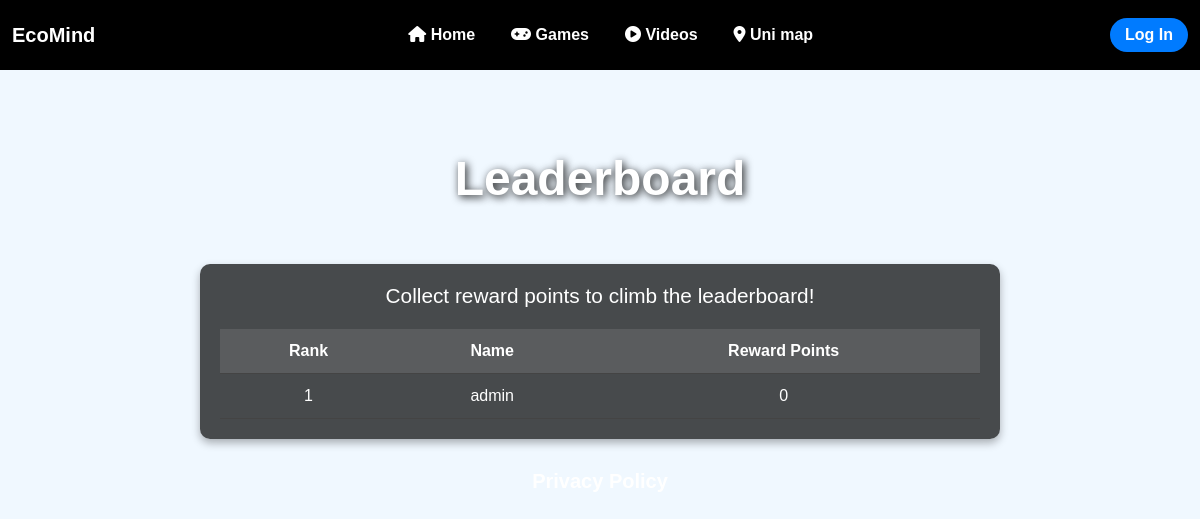
The app's page /leaderboard/, older data.
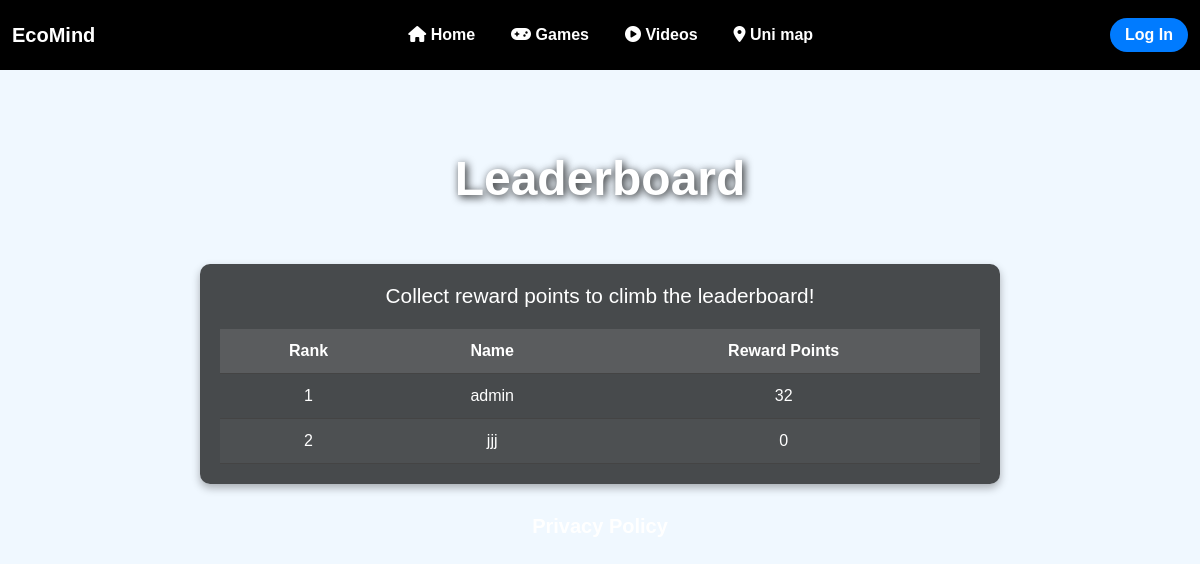
The same page, newer data.
### core_app/models.py (models this page shows, shortened)
class UserAccount(AbstractUser):
    '''
    example of how to add additional attributes
    pts = models.PositiveIntegerField(default=0)
    '''
    reward_pts = models.PositiveIntegerField(default=0)
    account_type = models.CharField(
        max_length=10, choices=[(tag.value, tag.name) for tag in AccountType], default=AccountType.USER.value
    )

### core_app/views.py (the view)
# urls.py: path('leaderboard/', views.leaderboard_view, name='leaderboard'),
def leaderboard_view(request):
    leaderboard_data = UserAccount.objects.order_by('-reward_pts').values('username', 'reward_pts')[:10]
    return render(request, 'core_app/leaderboard.html', {'leaderboard_data': leaderboard_data})

### core_app/templates/core_app/leaderboard.html (shortened to what this page needs)
{% extends 'core_app/base.html' %}
{% load static %}
{% block body_content %}
{% include 'core_app/navbar.html' %}
<div class="main-banner">
    <p class="display-5 fw-bold" style="text-align: center;">Leaderboard</p>
</div>
<div class="leaderboard-container">
    <h2 class="leaderboard-title">Collect reward points to climb the leaderboard!</h2>
    <table class="leaderboard-table">
        <thead>
            <tr>
                <th scope="col">Rank</th>
                <th scope="col">Name</th>
                <th scope="col">Reward Points</th>
            </tr>
        </thead>
        <tbody>
            {% for user in leaderboard_data %}
                <tr>
                    <td>{{ forloop.counter }}</td>
                    <td>{{ user.username }}</td>
                    <td>{{ user.reward_pts }}</td>
                </tr>
            {% endfor %}
        </tbody>
    </table>
</div>
<p style="width: 100%;"><a href="{% url 'privacy_policy' %}" class="privacy-policy h5">Privacy Policy</a></p>
{% endblock %}

### core_app/templates/core_app/base.html (shortened to what this page needs)
<!DOCTYPE html>
<html lang="en">
<head>
    <link href="https://cdn.jsdelivr.net/npm/bootstrap@5.3.0/dist/css/bootstrap.min.css" rel="stylesheet">
    <link rel="stylesheet" href="https://cdnjs.cloudflare.com/ajax/libs/font-awesome/6.0.0-beta3/css/all.min.css">
    {% load static %}
    <link rel="stylesheet" href="{% static 'core_app/navbar.css' %}">
</head>
<body style="background-image: url('https://images.unsplash.com/reserve/bOvf94dPRxWu0u3QsPjF_tree.jpg?fm=jpg&q=60&w=3000&ixlib=rb-4.0.3&ixid=M3wxMjA3fDB8MHxzZWFyY2h8M3x8bmF0dXJhbHxlbnwwfHwwfHx8MA%3D%3D'); background-size: cover; background-position: center center">
    {% block body_content %}
    {% endblock %}
</body>
</html>

### core_app/templates/core_app/navbar.html (shortened to what this page needs)
<nav class="navbar navbar-custom navbar-expand-lg">
    <div class="container-fluid">
        <a class="navbar-brand fw-bold" href="{% url 'home' %}">EcoMind</a>
        <div class="collapse navbar-collapse" id="navbarNav">
            <ul class="navbar-nav mx-auto">
                {% if request.path != "/home/" %}
                    <li class="nav-item">
                        <a class="nav-link" href="{% url 'home' %}"><i class="fas fa-home"></i> Home</a>
                    </li>
                {% endif %}
                {% if request.path != "/games/" %}
                    <li class="nav-item">
                        <a class="nav-link" href="{% url 'games_page' %}"><i class="fa fa-gamepad"></i> Games</a>
                    </li>
                {% endif %}
                {% if request.path != "/videos/" %}
                    <li class="nav-item">
                        <a class="nav-link" href="{% url 'videos' %}"><i class="fas fa-play-circle"></i> Videos</a>
                    </li>
                {% endif %}
                {% if request.path != "/maps/" %}
                    <li class="nav-item">
                        <a class="nav-link" href="{% url 'locations:user_map_view' %}"><i class="fas fa-map-marker-alt"></i> Uni map</a>
                    </li>
                {% endif %}
            </ul>
            {% if user.is_authenticated %}
                <a class="nav-item nav-link login-btn" href="{% url 'logout' %}">Logout</a>
            {% else %}
                <a class="nav-item nav-link login-btn" href="{% url 'login' %}">Log In</a>
            {% endif %}
        </div>
    </div>
</nav>

### core_app/static/core_app/navbar.css (style rules this page uses)
.login-btn { background-color: #007bff; color: white; border-radius: 20px; padding: 5px 15px; border: none; font-weight: bold; }
.navbar-brand, .navbar-text, .login-btn { color: white !important; }
.navbar-custom { background-color: #000; padding: 15px 0; opacity: 1; }
.navbar-nav .nav-item { margin: 0 10px; }
.navbar-nav .nav-link { color: white !important; font-size: 1rem; font-weight: bold; transition: color 0.3s ease-in-out; }

### core_app/templates/core_app/leaderboard.html (style rules this page uses)
body { background-color: #f0f8ff; font-family: 'Arial', sans-serif; margin: 0; padding: 0; }
.privacy-policy { color: #ffffff; font-weight: bold; text-align: center; display: block; margin-top: 30px; transition: color 0.2s ease-in-out; text-decoration: none; }
.main-banner { padding-top: 10vh; padding-bottom: 5vh; display: flex; align-items: center; justify-content: center; color: rgb(255, 255, 255); text-shadow: 2px 2px 8px rgba(0,0,0,0.9); flex-direction: column; }
.leaderboard-container { background-color: rgba(0, 0, 0, 0.7); border-radius: 10px; padding: 20px; width: 80%; max-width: 800px; margin: 0 auto; box-shadow: 0 4px 8px rgba(0, 0, 0, 0.3); text-align: center; }
.leaderboard-title { font-size: 1.3rem; color: #ffffff; margin-bottom: 20px; }
.leaderboard-table { width: 100%; border-collapse: collapse; margin-top: 20px; }
.leaderboard-table th, .leaderboard-table td { padding: 10px; text-align: center; border-bottom: 1px solid #444; color: rgb(255, 255, 255) }
.leaderboard-table th { background-color: rgba(255, 255, 255, 0.1); color: #ffffff; }
.leaderboard-table tr:nth-child(even) { background-color: rgba(255, 255, 255, 0.03); }

Row changes from the older to the newer data that the page shows:
changed UserAccount (number 1 of 2 on the later page): reward_pts "0" → "32"
added UserAccount: username "jjj", reward_pts "0"
